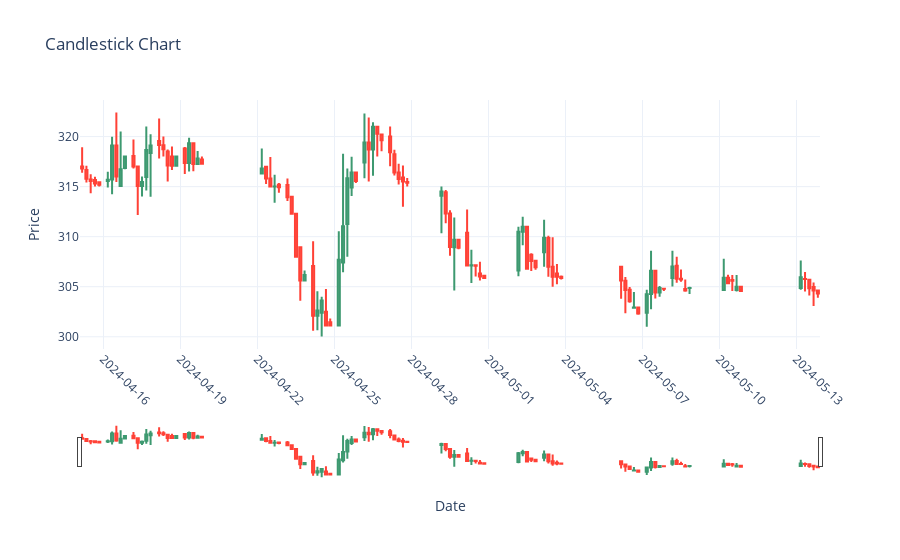

Notebook code for this chart:
### Code cell
import plotly.graph_objects as go
import pandas as pd

specc_df = specific_data('2024-04-14 12:00:00','2024-05-13 20:00:00')

fig = go.Figure(data=[go.Candlestick(x=specc_df['Time'],
                open=specc_df['Open'],
                high=specc_df['High'],
                low=specc_df['Low'],
                close=specc_df['Close'])])

fig.update_layout(
    title='Candlestick Chart',
    xaxis_title='Date',
    yaxis_title='Price',
    xaxis=dict(tickformat='%Y-%m-%d', tickangle=45),
    template='plotly_white'
)

fig.show()
